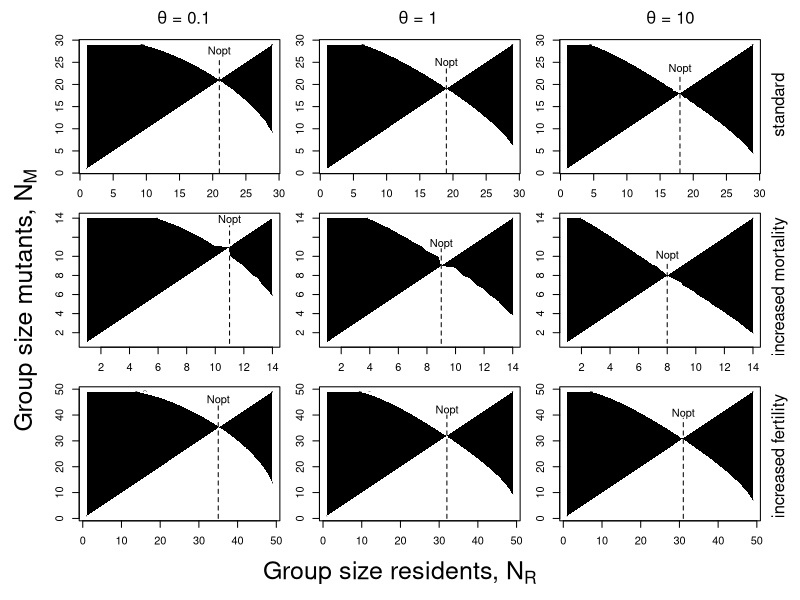

Here is the R script that generated this plot:
# Fig. A1
# script by Achim Poethke, Oliver Mitesser, Emanuel Fronhofer

########################################################################
# Copyright (C) 2018  Hans Joachim Poethke, Oliver Mitesser and Emanuel A. Fronhofer
# 
# This program is free software: you can redistribute it and/or modify
# it under the terms of the GNU General Public License as published by
# the Free Software Foundation, either version 3 of the License, or
# (at your option) any later version.
# 
# This program is distributed in the hope that it will be useful,
# but WITHOUT ANY WARRANTY; without even the implied warranty of
# MERCHANTABILITY or FITNESS FOR A PARTICULAR PURPOSE.  See the
# GNU General Public License for more details.
# 
# You should have received a copy of the GNU General Public License
# along with this program.  If not, see <http://www.gnu.org/licenses/>.

########################################################################


x11(width=8,height=8)
# fertility function 
fert <- function (x) Fmax*(1-exp(-((x/(c0*Fmax))^2)))

# mortality function (can be used for vector arguments)
mort <- function (x) 
{
  subfkt <- function (x)
  {
    if (x < oM) return(1)
    if (x >= oM) return(Mb)
  }
  return(sapply(x,subfkt))
}

# calculate difference of mortality and fertility
# for DESPOTIC groups when mean resources x0 are given
DESPdiff=function(x0){
  # calculate mean number of items (for a single individual)
  k=x0/theta
  # calculate gamma distribution of per capita amount of resources
  dg=dgamma(IntBer,shape=N*k, scale = theta/N)
  dg[1]=0
  # check distribution
  # e.g. if integration interval is suitable
  if (sum(dg)<0.95) print("gamma problem DESP")
  dg=dg/sum(dg)
  # calculate mortality integral
  mu=(sum(dg[IntBer < oM])+Mb*sum(dg[IntBer >= oM]))*dx
  
  # remaining resources for reproduction
  xr=N*(IntBer[IntBer >= oM]-oM)
  # calculate fertility integral
  phi=dx*sum(dg[IntBer >= oM]*fert(xr))/N
  
  # return difference
  phi-mu
}


###############################################################
#### main programm
###############################################################

oM = 1
dx=0.005
# IntBer: integration interval (has to start with value 0)
IntBer <- seq(0.0,50,dx)

#-------------------------------------------------------------
# produce plots for 3X3 parameter sets
par(mfrow=c(3,3),mar=c(3,3,0,0),oma=c(3,3,3,3))
#-------------------------------------------------------------

# parameter set 1, 2 and 3 --------------------------------------------
Fmax=3
c0=4
Mb=0.1
#calculate maximum viable group size
size=round(Fmax/Mb)-1
# item size theta
nopt=c(21,19,18)
ii=0
for (theta in c(0.1,1,10))
{
  ii=ii+1
  N1vec=seq(1,size,1)
  N2vec=seq(1,size,1)
  A=matrix(nrow=size,ncol=size)
  for (N1 in 1:size)
  {
    N=N1
    z=uniroot(f=DESPdiff,lower=0.1, upper=30)
    #nvec=c(nvec,N)
    x0=z$root
    for (N2 in 1:size)
    {
      N=N2
      aa=DESPdiff(x0) 
      A[N1,N2]=aa
    }  
  }
  contour(N1vec,N2vec,A,levels=c(-1,0.0,1),col=c("white","black"),xlab="", ylab="",
          xlim=c(1,size),ylim=c(1,size))
  .filled.contour(N1vec,N2vec,A,levels=c(-1,0.0,1),col=c("white","black"))
  lines(c(nopt[ii],nopt[ii]),c(0,nopt[ii]*(1.25)),lty=2)
  text(nopt[ii],nopt[ii]*(1.30),'Nopt')
}
# parameter set 4, 5 and 6 --------------------------------------------
Fmax=3
c0=4
Mb=0.2
size=round(Fmax/Mb)-1
# item size
nopt=c(11,9,8)
ii=0
for (theta in c(0.1,1,10))
{
  ii=ii+1
  N1vec=seq(1,size,1)
  N2vec=seq(1,size,1)
  A=matrix(nrow=size,ncol=size)
  for (N1 in 1:size)
  {
    N=N1
    z=uniroot(f=DESPdiff,lower=0.1, upper=30)
    x0=z$root
    for (N2 in 1:size)
    {
      N=N2
      aa=DESPdiff(x0) 
      A[N1,N2]=aa
    }  
  }
  contour(N1vec,N2vec,A,levels=c(-1,0.0,1),col=c("white","black"),xlab="population strategy", ylab="invader strategy",
          xlim=c(1,size),ylim=c(1,size))
  .filled.contour(N1vec,N2vec,A,levels=c(-1,0.0,1),col=c("white","black"))
  lines(c(nopt[ii],nopt[ii]),c(0,nopt[ii]*(1.2)),lty=2)
  text(nopt[ii],nopt[ii]*(1.25),'Nopt')
}
# parameter set 7, 8 and 9 --------------------------------------------
Fmax=5
c0=4
Mb=0.1
size=round(Fmax/Mb)-1
# item size
nopt=c(35,32,31)
ii=0
for (theta in c(0.1,1,10))
{
  ii=ii+1
  N1vec=seq(1,size,1)
  N2vec=seq(1,size,1)
  A=matrix(nrow=size,ncol=size)
  for (N1 in 1:size)
  {
    N=N1
    z=uniroot(f=DESPdiff,lower=0.1, upper=30)
    x0=z$root
    for (N2 in 1:size)
    {
      N=N2
      aa=DESPdiff(x0) 
      A[N1,N2]=aa
    }  
  }
  contour(N1vec,N2vec,A,levels=c(-1,0.0,1),col=c("white","black"),xlab="population strategy", ylab="invader strategy",
          xlim=c(1,size),ylim=c(1,size))
  .filled.contour(N1vec,N2vec,A,levels=c(-1,0.0,1),col=c("white","black"))
  lines(c(nopt[ii],nopt[ii]),c(0,nopt[ii]*(1.25)),lty=2)
  text(nopt[ii],nopt[ii]*(1.3),'Nopt')
}
mtext(expression(paste("Group size residents, ",N[R],sep="")),side=1,at=0.5,outer=T,line=1,cex=1.5)
mtext(expression(paste("Group size mutants, ",N[M],sep="")),side=2,at=0.5,outer=T,line=0,cex=1.5)

mtext(expression(paste(theta," = 0.1",sep="")),side=3,at=0.2,outer=T,line=1,cex=1)
mtext(expression(paste(theta," = 1",sep="")),side=3,at=0.525,outer=T,line=1,cex=1)
mtext(expression(paste(theta," = 10",sep="")),side=3,at=0.875,outer=T,line=1,cex=1)

mtext("standard",side=4,at=0.875,line=1,outer=T,cex=1)
mtext("increased mortality",side=4,at=0.525,line=1,outer=T,cex=1)
mtext("increased fertility",side=4,at=0.2,line=1,outer=T,cex=1)

###
#dev.copy2eps(file="figure_a1.eps")
###